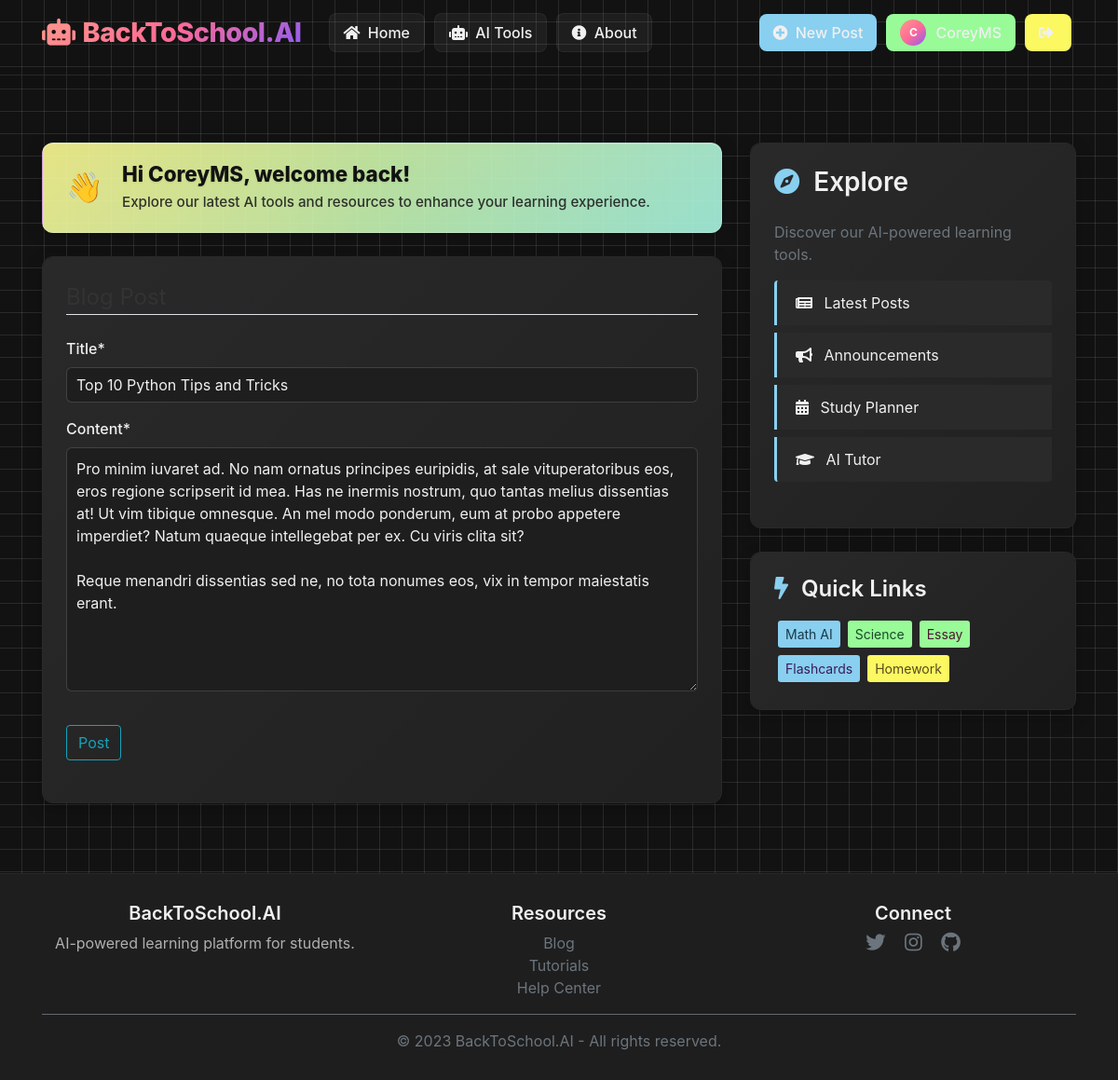
Page /post/30/update/ (signed in) on the committed database.
### blog/models.py (models this page shows, shortened)
class Post(models.Model):
    title = models.CharField(max_length=100)
    content = models.TextField()
    date_posted = models.DateTimeField(default=timezone.now)
    author= models.ForeignKey(User, on_delete=models.CASCADE)

### blog/views.py (the view, shortened to what this page needs)
# urls.py: path('post/<int:pk>/update/', PostUpdateView.as_view(), name='post-update'),
class PostUpdateView(LoginRequiredMixin, UserPassesTestMixin, UpdateView):
    model = Post
    fields = ['title', 'content']
    def test_func(self):
        post = self.get_object()
        return self.request.user == post.author

### blog/templates/blog/post_form.html (shortened to what this page needs)
{% extends "blog/base.html" %}
{% load crispy_forms_tags %}
{% block content %}
        <div class="content-section">
            <form method="POST">
                <fieldset class="form-group">
                    <legend class="border-bottom mb-4">Blog Post</legend>
                    {{ form|crispy }}
                </fieldset>
                <div class="form-group">
                    <button class="btn btn-outline-info" type="submit">Post</button>
                </div>
            </form>
        </div>
{% endblock content %}

### blog/templates/blog/base.html (shortened to what this page needs)
{% load static %}
<!DOCTYPE html>
<html lang="en">
<head>
    <link rel="stylesheet" href="https://cdn.jsdelivr.net/npm/bootstrap@4.4.1/dist/css/bootstrap.min.css">
    <link rel="stylesheet" href="https://cdnjs.cloudflare.com/ajax/libs/font-awesome/5.15.4/css/all.min.css">
    <link rel="stylesheet" type="text/css" href="{% static 'blog/main.css' %}">
</head>
<body>
    <header class="site-header">
        <nav class="navbar navbar-expand-md navbar-dark fixed-top">
          <div class="container">
            <a class="navbar-brand mr-4" href="{% url 'blog-home' %}">
                <i class="fas fa-robot mr-2"></i>BackToSchool.AI
            </a>
            <div class="collapse navbar-collapse" id="navbarToggle">
              <div class="navbar-nav mr-auto">
                <a class="nav-item nav-link" href="{% url 'blog-home' %}"><i class="fas fa-home mr-1"></i> Home</a>
                <a class="nav-item nav-link" href="{% url 'ai-tools' %}"><i class="fas fa-robot mr-1"></i> AI Tools</a>
                <a class="nav-item nav-link" href="{% url 'blog-about' %}"><i class="fas fa-info-circle mr-1"></i> About</a>
              </div>
                <div class="navbar-nav">
                {% if user.is_authenticated %}
                  <a class="nav-item nav-link btn-pastel-purple" href="{% url 'post-create' %}"><i class="fas fa-plus-circle mr-1"></i> New Post</a>
                  <a class="nav-item nav-link profile-btn btn-pastel-pink" href="{% url 'profile' %}">
                    <div class="profile-pic">{{ user.username|first|upper }}</div>
                    {{ user.username }}
                  </a>
                  <a class="nav-item nav-link btn-pastel-yellow" href="{% url 'logout' %}"><i class="fas fa-sign-out-alt mr-1"></i></a>
                {% else %}
                  <a class="nav-item nav-link" href="{% url 'login' %}"><i class="fas fa-sign-in-alt mr-1"></i> Login</a>
                  <a class="nav-item nav-link" href="{% url 'register' %}"><i class="fas fa-user-plus mr-1"></i> Register</a>
                {% endif %}
                </div>
            </div>
          </div>
        </nav>
      </header>
      <main role="main" class="container mt-5 pt-4">
        <div class="row">
          <div class="col-md-8">
            {% if user.is_authenticated %}
            <div class="welcome-banner">
              <div class="welcome-content">
                <div class="welcome-icon">👋</div>
                <div>
                  <h3 class="welcome-title">Hi {{ user.username }}, welcome back!</h3>
                  <p class="welcome-subtext">Explore our latest AI tools and resources to enhance your learning experience.</p>
                </div>
              </div>
            </div>
            {% endif %}
            {% block content %}{% endblock %}
          </div>
          <div class="col-md-4">
            <div class="content-section">
              <h3 class="mb-4"><i class="fas fa-compass mr-2" style="color: var(--pastel-blue);"></i> Explore</h3>
              <p class='text-muted'>Discover our AI-powered learning tools.
                <ul class="list-group mt-3">
                  <li class="list-group-item"><i class="fas fa-newspaper mr-2"></i> Latest Posts</li>
                  <li class="list-group-item"><i class="fas fa-bullhorn mr-2"></i> Announcements</li>
                  <li class="list-group-item"><i class="fas fa-calendar-alt mr-2"></i> Study Planner</li>
                  <li class="list-group-item"><i class="fas fa-graduation-cap mr-2"></i> AI Tutor</li>
                </ul>
              </p>
            </div>
            <div class="content-section">
              <h4 class="mb-3"><i class="fas fa-bolt mr-2" style="color: var(--pastel-blue);"></i> Quick Links</h4>
              <div class="d-flex flex-wrap">
                <a href="#" class="btn btn-sm btn-pastel-blue m-1">Math AI</a>
                <a href="#" class="btn btn-sm btn-pastel-green m-1">Science</a>
                <a href="#" class="btn btn-sm btn-pastel-pink m-1">Essay</a>
                <a href="#" class="btn btn-sm btn-pastel-purple m-1">Flashcards</a>
                <a href="#" class="btn btn-sm btn-pastel-yellow m-1">Homework</a>
              </div>
            </div>
          </div>
        </div>
      </main>
      <footer class="text-center">
        <div class="container">
          <div class="row">
            <div class="col-md-4 mb-3 mb-md-0">
              <h5>BackToSchool.AI</h5>
              <p>AI-powered learning platform for students.</p>
            </div>
            <div class="col-md-4 mb-3 mb-md-0">
              <h5>Resources</h5>
              <ul class="list-unstyled">
                <li><a href="#" class="text-secondary">Blog</a></li>
                <li><a href="#" class="text-secondary">Tutorials</a></li>
                <li><a href="#" class="text-secondary">Help Center</a></li>
              </ul>
            </div>
            <div class="col-md-4">
              <h5>Connect</h5>
              <a href="#" class="text-secondary mx-2"><i class="fab fa-twitter fa-lg"></i></a>
              <a href="#" class="text-secondary mx-2"><i class="fab fa-instagram fa-lg"></i></a>
              <a href="#" class="text-secondary mx-2"><i class="fab fa-github fa-lg"></i></a>
            </div>
          </div>
          <hr class="my-3 bg-secondary">
          <p class="mb-0 text-secondary">&copy; 2023 BackToSchool.AI - All rights reserved.</p>
        </div>
      </footer>
</body>
</html>

### blog/static/blog/main.css (style rules this page uses)
body { background: #fafafa; color: #333333; margin-top: 5rem; }
h1, h2, h3, h4, h5, h6 { color: #444444; }
ul { margin: 0; }
.site-header .navbar-nav .nav-link { color: #cbd5db; }
.content-section { background: #ffffff; padding: 10px 20px; border: 1px solid #dddddd; border-radius: 3px; margin-bottom: 20px; }

### rows in the picture
Post: title "Top 10 Python Tips and Tricks", content "Pro minim iuvaret ad. No nam ornatus principes euripidis, at sale vituperatoribus eos, eros regione scripserit id mea. Has ne inermis nostrum, quo tantas melius dissentias at! Ut vim tibique omnesque. An mel modo ponderum, eum at probo appetere imperdiet? Natum quaeque intellegebat per ex. Cu viris clita sit? Reque menandri dissentias sed ne, no tota nonumes eos, vix in tempor maiestatis erant."

### other values in the picture
{{ user.username|first|upper }} "C"
{{ user.username }} "CoreyMS"
